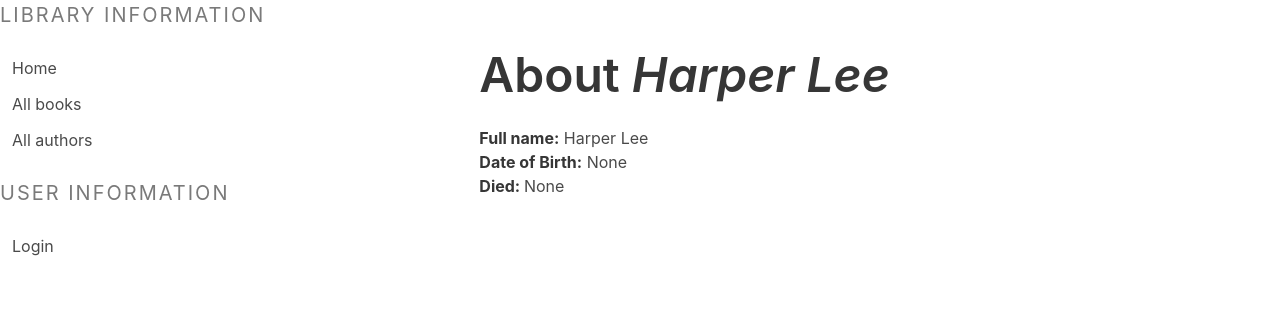
Page /catalog/author/2/ on the committed database.
### catalog/models.py (models this page shows, shortened)
class Author (models.Model):
    first_name = models.CharField(max_length=100)
    last_name = models.CharField(max_length=100)
    date_of_birth = models.DateField(null = True, blank = True)
    date_of_death = models.DateField('Died', null = True, blank = True)
    class Meta:
        ordering = ['last_name', 'first_name']

### catalog/views.py (the view)
# urls.py: path('author/<int:pk>/', views.AuthorDetailView.as_view(), name = 'author-detail'),
class AuthorDetailView(generic.DetailView):
    model = Author

### catalog/templates/catalog/author_detail.html
{% extends 'catalog/base.html' %}
{% block body %}
  <h1 class="title is-1">About <em>{{author.first_name}} {{author.last_name}}</em></h1>
  <p><strong>Full name:</strong> {{author.first_name}} {{author.last_name}}</p>
  <p><strong>Date of Birth:</strong>  {{author.date_of_birth}}</p>
  <p><strong>Died: </strong>{{author.date_of_death}} </p>
{% endblock body %}

### rows in the picture
Author: first_name "Harper", last_name "Lee", date_of_birth "None", date_of_death "None"
